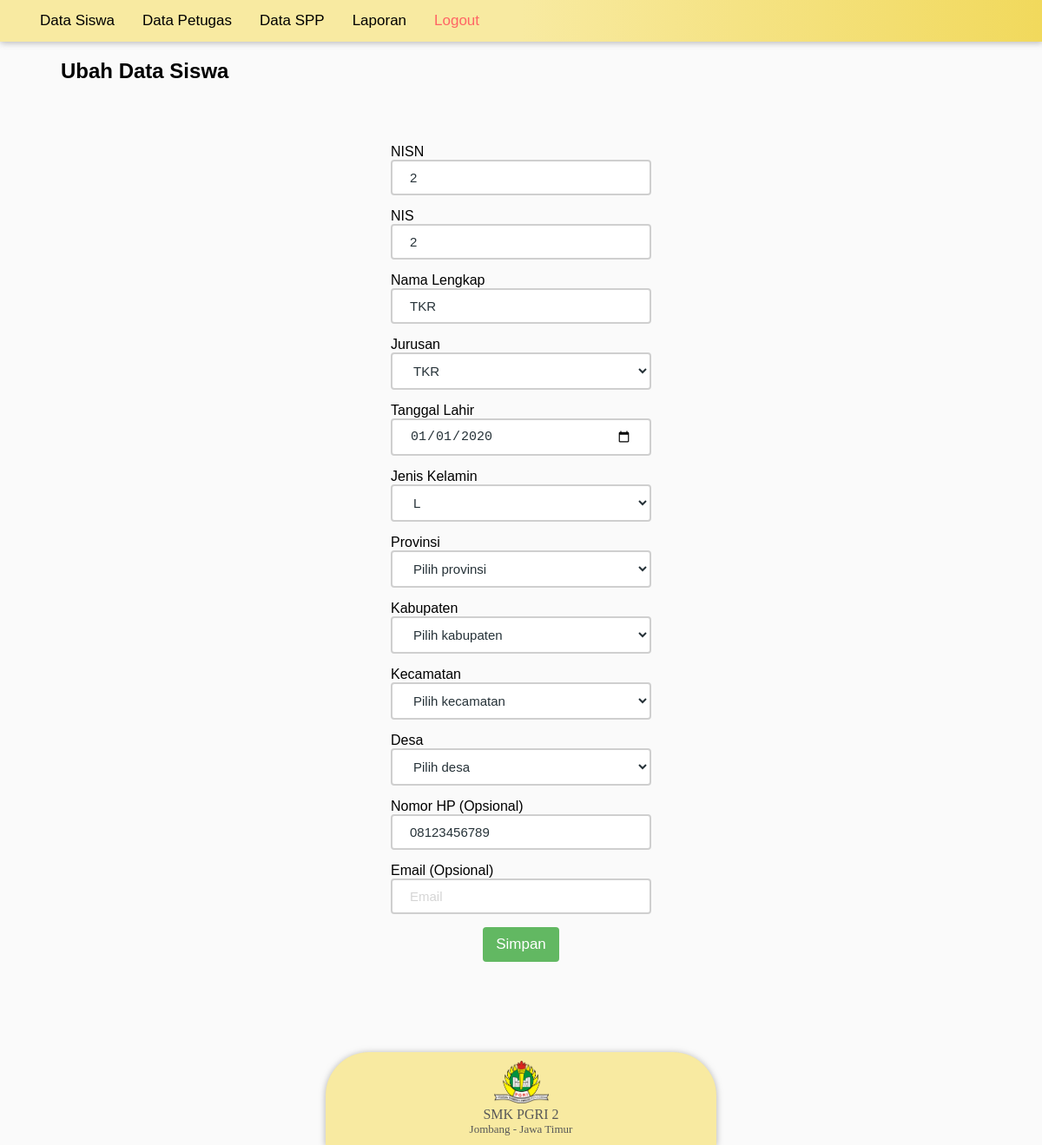
The page /includes/admin/?p=ubah-siswa&nisn=2 (signed in) on the database its author committed.
### tables this page shows
CREATE TABLE `tb_siswa` (
  `nisn` int(11) NOT NULL,
  `nis` int(11) NOT NULL,
  `password` varchar(40) NOT NULL,
  `nama_lengkap` varchar(100) NOT NULL,
  `kelas` varchar(3) NOT NULL,
  `tanggal_lahir` date NOT NULL,
  `jenis_kelamin` enum('L','P') NOT NULL,
  `nomor_hp` varchar(13) DEFAULT NULL,
  `email` varchar(50) DEFAULT NULL,
  `id_desa` varchar(10) NOT NULL
);

### config/koneksi.php (called while the page is built, shortened)
<?php
    class Koneksi {
        var $host = 'localhost';
        var $user = 'root';
        var $pass = '';
        var $db_name = 'spp-pi-revisi-v2';
        public function __construct() {
            $this->konek = mysqli_connect($this->host, $this->user, $this->pass, $this->db_name);
        }
    }

### includes/admin/admin.php (called while the page is built, shortened)
<?php
    require_once '../../config/koneksi.php';
    class Admin extends Koneksi {
        public function getDataSiswaByNisn($nisn){
            $stmt = mysqli_query($this->konek, "SELECT tb_siswa.*, kecamatan.id id_kecamatan, kabupaten.id id_kabupaten, provinsi.id id_provinsi FROM tb_siswa
            INNER JOIN wilayah_administratif_indonesia.desa ON desa.id = tb_siswa.id_desa
            INNER JOIN wilayah_administratif_indonesia.kecamatan ON kecamatan.id = desa.id_kecamatan
            INNER JOIN wilayah_administratif_indonesia.kabupaten ON kabupaten.id = kecamatan.id_kabupaten
            INNER JOIN wilayah_administratif_indonesia.provinsi ON provinsi.id = kabupaten.id_provinsi
            WHERE nisn = '$nisn'");
            return $stmt;
        }
    }

### includes/admin/ubah-siswa.php (the view, shortened to what this page needs)
<?php
    require_once 'header.php';
?>
<?php
    if(isset($_GET['nisn'])) {
        $dt_siswa = $admin->getDataSiswaByNisn($_GET['nisn']);
        foreach ($dt_siswa as $row) :
?>
<h2>Ubah Data Siswa</h2>
<div id="kontainer-konten">
    <div class="kontainerform">
        <form method="post" id="editForm">
            <label for="nis">NISN</label><br>
            <input class="inputtext" type="text" name="nisn" id="nisn" required value="<?= $row['nisn']; ?>">
            <br>
            <label for="nis">NIS</label><br>
            <input class="inputtext" type="text" name="nis" id="nis" required value="<?= $row['nis']; ?>">
            <br>
            <label for="nama">Nama Lengkap</label><br>
            <input class="inputtext" type="text" name="nama" id="nama" required value="<?= $row['nama_lengkap']; ?>">
            <br>
            <label for="kelas">Jurusan</label><br>
            <select name="kelas" id="kelas">
                <?php
                    echo "<option value='". $row['kelas'] ."'>" .$row['kelas']."</option>";
                ?>
            </select><br>
            <label>Tanggal Lahir</label>
            <input type="date" class="inputtext" name="tanggal_lahir" value="<?= $row['tanggal_lahir']; ?>" required>
            <label>Jenis Kelamin</label>
            <select name="jenis_kelamin" id="jenis_kelamin">
                <option value="L">L</option>
            </select>
            <label for="provinsi">Provinsi</label>
            <select name="provinsi" id="provinsi" required>
                <option value="" selected disabled>Pilih provinsi</option>
            </select>
            <label for="kabupaten">Kabupaten</label>
            <select name="kabupaten" id="kabupaten" required>
                <option value="" selected disabled>Pilih kabupaten</option>
            </select>
            <label for="kecamatan">Kecamatan</label>
            <select name="kecamatan" id="kecamatan" required>
                <option value="" selected disabled>Pilih kecamatan</option>
            </select>
            <label for="desa">Desa</label>
            <select name="desa" id="desa" required>
                <option value="" selected disabled>Pilih desa</option>
            </select>
            <label>Nomor HP (Opsional)</label>
            <input type="text" class="inputtext" name="nomor_hp" placeholder="Nomor HP" value="<?= $row['nomor_hp']; ?>">
            <label>Email (Opsional)</label>
            <input type="email" class="inputtext" name="email" placeholder="Email" value="<?= $row['email']; ?>">
            <input class="inputsubmit" type="submit" name="submit" value="Simpan">
        </form>
        <?php
            endforeach;
        }
        ?>
    </div>
</div>
<?php
    require_once 'footer.php';
?>

### style/style.css (style rules this page uses)
* { box-sizing: border-box; scroll-behavior: smooth; }
html, body { background-color: rgb(250, 250, 250); font-family: Verdana, Geneva, Tahoma, sans-serif; margin: 0; height: 100%; }
h2 { margin-left: 70px ; }
::placeholder { opacity: 0.3; }
#kontainer-konten { display: flex; width: 100%; padding: 50px; padding-bottom: 100px; justify-content: center; min-height: 70%; margin-bottom: -350px; }
.inputsubmit { font-size: 17px; background-color: rgb(98, 184, 98); color: white; padding: 10px 15px; border: none; text-decoration: none; border-radius: 4px; text-align: center; justify-content: center; display: block; margin-left: auto; margin-right: auto; }
.kontainerform { display: flex; border-radius: 5px; display: block; margin-left: auto; margin-right: auto; width: 300px; }
.inputtext,.boxcari, .inputpassword, select { width: 100%; padding: 10px 20px; margin-bottom: 15px; display: inline-block; border: 2px solid rgb(207, 207, 207); border-radius: 4px; box-sizing: border-box; color: rgb(38, 50, 56); font-weight: 400; font-size: 15px; background: rgb(255, 255, 255); }

### rows shown on the page
tb_siswa: nisn "2", nis "2", nama "TKR", kelas "TKR", tanggal_lahir "01/01/2020", nomor_hp "08123456789"
